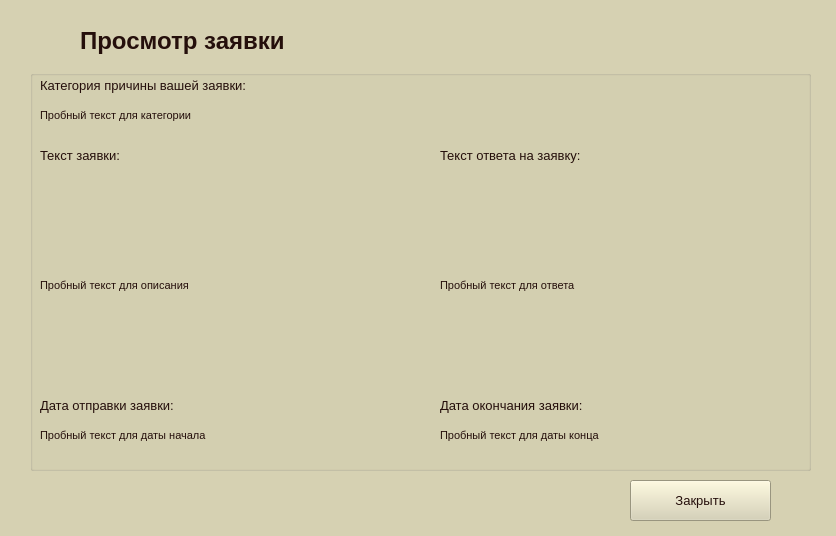
<?xml version="1.0" encoding="UTF-8"?>
<ui version="4.0">
 <class>Form</class>
 <widget class="QWidget" name="Form">
  <property name="geometry">
   <rect>
    <x>0</x>
    <y>0</y>
    <width>836</width>
    <height>536</height>
   </rect>
  </property>
  <property name="palette">
   <palette>
    <active>
     <colorrole role="WindowText">
      <brush brushstyle="SolidPattern">
       <color alpha="255">
        <red>37</red>
        <green>15</green>
        <blue>11</blue>
       </color>
      </brush>
     </colorrole>
     <colorrole role="Button">
      <brush brushstyle="SolidPattern">
       <color alpha="255">
        <red>214</red>
        <green>209</green>
        <blue>178</blue>
       </color>
      </brush>
     </colorrole>
     <colorrole role="Light">
      <brush brushstyle="SolidPattern">
       <color alpha="255">
        <red>255</red>
        <green>255</green>
        <blue>255</blue>
       </color>
      </brush>
     </colorrole>
     <colorrole role="Midlight">
      <brush brushstyle="SolidPattern">
       <color alpha="255">
        <red>234</red>
        <green>232</green>
        <blue>216</blue>
       </color>
      </brush>
     </colorrole>
     <colorrole role="Dark">
      <brush brushstyle="SolidPattern">
       <color alpha="255">
        <red>107</red>
        <green>105</green>
        <blue>89</blue>
       </color>
      </brush>
     </colorrole>
     <colorrole role="Mid">
      <brush brushstyle="SolidPattern">
       <color alpha="255">
        <red>143</red>
        <green>139</green>
        <blue>119</blue>
       </color>
      </brush>
     </colorrole>
     <colorrole role="Text">
      <brush brushstyle="SolidPattern">
       <color alpha="255">
        <red>37</red>
        <green>15</green>
        <blue>11</blue>
       </color>
      </brush>
     </colorrole>
     <colorrole role="BrightText">
      <brush brushstyle="SolidPattern">
       <color alpha="255">
        <red>255</red>
        <green>255</green>
        <blue>255</blue>
       </color>
      </brush>
     </colorrole>
     <colorrole role="ButtonText">
      <brush brushstyle="SolidPattern">
       <color alpha="255">
        <red>37</red>
        <green>15</green>
        <blue>11</blue>
       </color>
      </brush>
     </colorrole>
     <colorrole role="Base">
      <brush brushstyle="SolidPattern">
       <color alpha="255">
        <red>255</red>
        <green>255</green>
        <blue>255</blue>
       </color>
      </brush>
     </colorrole>
     <colorrole role="Window">
      <brush brushstyle="SolidPattern">
       <color alpha="255">
        <red>214</red>
        <green>209</green>
        <blue>178</blue>
       </color>
      </brush>
     </colorrole>
     <colorrole role="Shadow">
      <brush brushstyle="SolidPattern">
       <color alpha="255">
        <red>37</red>
        <green>15</green>
        <blue>11</blue>
       </color>
      </brush>
     </colorrole>
     <colorrole role="Highlight">
      <brush brushstyle="SolidPattern">
       <color alpha="255">
        <red>37</red>
        <green>15</green>
        <blue>11</blue>
       </color>
      </brush>
     </colorrole>
     <colorrole role="Link">
      <brush brushstyle="SolidPattern">
       <color alpha="255">
        <red>37</red>
        <green>15</green>
        <blue>11</blue>
       </color>
      </brush>
     </colorrole>
     <colorrole role="LinkVisited">
      <brush brushstyle="SolidPattern">
       <color alpha="255">
        <red>37</red>
        <green>15</green>
        <blue>11</blue>
       </color>
      </brush>
     </colorrole>
     <colorrole role="AlternateBase">
      <brush brushstyle="SolidPattern">
       <color alpha="255">
        <red>234</red>
        <green>232</green>
        <blue>216</blue>
       </color>
      </brush>
     </colorrole>
     <colorrole role="ToolTipBase">
      <brush brushstyle="SolidPattern">
       <color alpha="255">
        <red>255</red>
        <green>255</green>
        <blue>220</blue>
       </color>
      </brush>
     </colorrole>
     <colorrole role="ToolTipText">
      <brush brushstyle="SolidPattern">
       <color alpha="255">
        <red>37</red>
        <green>15</green>
        <blue>11</blue>
       </color>
      </brush>
     </colorrole>
     <colorrole role="PlaceholderText">
      <brush brushstyle="SolidPattern">
       <color alpha="127">
        <red>0</red>
        <green>0</green>
        <blue>0</blue>
       </color>
      </brush>
     </colorrole>
    </active>
    <inactive>
     <colorrole role="WindowText">
      <brush brushstyle="SolidPattern">
       <color alpha="255">
        <red>37</red>
        <green>15</green>
        <blue>11</blue>
       </color>
      </brush>
     </colorrole>
     <colorrole role="Button">
      <brush brushstyle="SolidPattern">
       <color alpha="255">
        <red>214</red>
        <green>209</green>
        <blue>178</blue>
       </color>
      </brush>
     </colorrole>
     <colorrole role="Light">
      <brush brushstyle="SolidPattern">
       <color alpha="255">
        <red>255</red>
        <green>255</green>
        <blue>255</blue>
       </color>
      </brush>
     </colorrole>
     <colorrole role="Midlight">
      <brush brushstyle="SolidPattern">
       <color alpha="255">
        <red>234</red>
        <green>232</green>
        <blue>216</blue>
       </color>
      </brush>
     </colorrole>
     <colorrole role="Dark">
      <brush brushstyle="SolidPattern">
       <color alpha="255">
        <red>107</red>
        <green>105</green>
        <blue>89</blue>
       </color>
      </brush>
     </colorrole>
     <colorrole role="Mid">
      <brush brushstyle="SolidPattern">
       <color alpha="255">
        <red>143</red>
        <green>139</green>
        <blue>119</blue>
       </color>
      </brush>
     </colorrole>
     <colorrole role="Text">
      <brush brushstyle="SolidPattern">
       <color alpha="255">
        <red>37</red>
        <green>15</green>
        <blue>11</blue>
       </color>
      </brush>
     </colorrole>
     <colorrole role="BrightText">
      <brush brushstyle="SolidPattern">
       <color alpha="255">
        <red>255</red>
        <green>255</green>
        <blue>255</blue>
       </color>
      </brush>
     </colorrole>
     <colorrole role="ButtonText">
      <brush brushstyle="SolidPattern">
       <color alpha="255">
        <red>37</red>
        <green>15</green>
        <blue>11</blue>
       </color>
      </brush>
     </colorrole>
     <colorrole role="Base">
      <brush brushstyle="SolidPattern">
       <color alpha="255">
        <red>255</red>
        <green>255</green>
        <blue>255</blue>
       </color>
      </brush>
     </colorrole>
     <colorrole role="Window">
      <brush brushstyle="SolidPattern">
       <color alpha="255">
        <red>214</red>
        <green>209</green>
        <blue>178</blue>
       </color>
      </brush>
     </colorrole>
     <colorrole role="Shadow">
      <brush brushstyle="SolidPattern">
       <color alpha="255">
        <red>37</red>
        <green>15</green>
        <blue>11</blue>
       </color>
      </brush>
     </colorrole>
     <colorrole role="Highlight">
      <brush brushstyle="SolidPattern">
       <color alpha="255">
        <red>37</red>
        <green>15</green>
        <blue>11</blue>
       </color>
      </brush>
     </colorrole>
     <colorrole role="Link">
      <brush brushstyle="SolidPattern">
       <color alpha="255">
        <red>37</red>
        <green>15</green>
        <blue>11</blue>
       </color>
      </brush>
     </colorrole>
     <colorrole role="LinkVisited">
      <brush brushstyle="SolidPattern">
       <color alpha="255">
        <red>37</red>
        <green>15</green>
        <blue>11</blue>
       </color>
      </brush>
     </colorrole>
     <colorrole role="AlternateBase">
      <brush brushstyle="SolidPattern">
       <color alpha="255">
        <red>234</red>
        <green>232</green>
        <blue>216</blue>
       </color>
      </brush>
     </colorrole>
     <colorrole role="ToolTipBase">
      <brush brushstyle="SolidPattern">
       <color alpha="255">
        <red>255</red>
        <green>255</green>
        <blue>220</blue>
       </color>
      </brush>
     </colorrole>
     <colorrole role="ToolTipText">
      <brush brushstyle="SolidPattern">
       <color alpha="255">
        <red>37</red>
        <green>15</green>
        <blue>11</blue>
       </color>
      </brush>
     </colorrole>
     <colorrole role="PlaceholderText">
      <brush brushstyle="SolidPattern">
       <color alpha="127">
        <red>0</red>
        <green>0</green>
        <blue>0</blue>
       </color>
      </brush>
     </colorrole>
    </inactive>
    <disabled>
     <colorrole role="WindowText">
      <brush brushstyle="SolidPattern">
       <color alpha="255">
        <red>107</red>
        <green>105</green>
        <blue>89</blue>
       </color>
      </brush>
     </colorrole>
     <colorrole role="Button">
      <brush brushstyle="SolidPattern">
       <color alpha="255">
        <red>214</red>
        <green>209</green>
        <blue>178</blue>
       </color>
      </brush>
     </colorrole>
     <colorrole role="Light">
      <brush brushstyle="SolidPattern">
       <color alpha="255">
        <red>255</red>
        <green>255</green>
        <blue>255</blue>
       </color>
      </brush>
     </colorrole>
     <colorrole role="Midlight">
      <brush brushstyle="SolidPattern">
       <color alpha="255">
        <red>234</red>
        <green>232</green>
        <blue>216</blue>
       </color>
      </brush>
     </colorrole>
     <colorrole role="Dark">
      <brush brushstyle="SolidPattern">
       <color alpha="255">
        <red>107</red>
        <green>105</green>
        <blue>89</blue>
       </color>
      </brush>
     </colorrole>
     <colorrole role="Mid">
      <brush brushstyle="SolidPattern">
       <color alpha="255">
        <red>143</red>
        <green>139</green>
        <blue>119</blue>
       </color>
      </brush>
     </colorrole>
     <colorrole role="Text">
      <brush brushstyle="SolidPattern">
       <color alpha="255">
        <red>107</red>
        <green>105</green>
        <blue>89</blue>
       </color>
      </brush>
     </colorrole>
     <colorrole role="BrightText">
      <brush brushstyle="SolidPattern">
       <color alpha="255">
        <red>255</red>
        <green>255</green>
        <blue>255</blue>
       </color>
      </brush>
     </colorrole>
     <colorrole role="ButtonText">
      <brush brushstyle="SolidPattern">
       <color alpha="255">
        <red>107</red>
        <green>105</green>
        <blue>89</blue>
       </color>
      </brush>
     </colorrole>
     <colorrole role="Base">
      <brush brushstyle="SolidPattern">
       <color alpha="255">
        <red>214</red>
        <green>209</green>
        <blue>178</blue>
       </color>
      </brush>
     </colorrole>
     <colorrole role="Window">
      <brush brushstyle="SolidPattern">
       <color alpha="255">
        <red>214</red>
        <green>209</green>
        <blue>178</blue>
       </color>
      </brush>
     </colorrole>
     <colorrole role="Shadow">
      <brush brushstyle="SolidPattern">
       <color alpha="255">
        <red>37</red>
        <green>15</green>
        <blue>11</blue>
       </color>
      </brush>
     </colorrole>
     <colorrole role="Link">
      <brush brushstyle="SolidPattern">
       <color alpha="255">
        <red>37</red>
        <green>15</green>
        <blue>11</blue>
       </color>
      </brush>
     </colorrole>
     <colorrole role="LinkVisited">
      <brush brushstyle="SolidPattern">
       <color alpha="255">
        <red>37</red>
        <green>15</green>
        <blue>11</blue>
       </color>
      </brush>
     </colorrole>
     <colorrole role="AlternateBase">
      <brush brushstyle="SolidPattern">
       <color alpha="255">
        <red>214</red>
        <green>209</green>
        <blue>178</blue>
       </color>
      </brush>
     </colorrole>
     <colorrole role="ToolTipBase">
      <brush brushstyle="SolidPattern">
       <color alpha="255">
        <red>255</red>
        <green>255</green>
        <blue>220</blue>
       </color>
      </brush>
     </colorrole>
     <colorrole role="ToolTipText">
      <brush brushstyle="SolidPattern">
       <color alpha="255">
        <red>37</red>
        <green>15</green>
        <blue>11</blue>
       </color>
      </brush>
     </colorrole>
     <colorrole role="PlaceholderText">
      <brush brushstyle="SolidPattern">
       <color alpha="127">
        <red>107</red>
        <green>105</green>
        <blue>89</blue>
       </color>
      </brush>
     </colorrole>
    </disabled>
   </palette>
  </property>
  <property name="windowTitle">
   <string>Form</string>
  </property>
  <widget class="QLabel" name="label_watch">
   <property name="geometry">
    <rect>
     <x>80</x>
     <y>0</y>
     <width>371</width>
     <height>81</height>
    </rect>
   </property>
   <property name="font">
    <font>
     <pointsize>18</pointsize>
     <bold>true</bold>
    </font>
   </property>
   <property name="text">
    <string>Просмотр заявки</string>
   </property>
  </widget>
  <widget class="QGroupBox" name="grBox_new">
   <property name="geometry">
    <rect>
     <x>30</x>
     <y>70</y>
     <width>781</width>
     <height>401</height>
    </rect>
   </property>
   <property name="title">
    <string/>
   </property>
   <widget class="QLabel" name="lb_titlie_ticket">
    <property name="geometry">
     <rect>
      <x>10</x>
      <y>70</y>
      <width>271</width>
      <height>31</height>
     </rect>
    </property>
    <property name="font">
     <font>
      <pointsize>10</pointsize>
      <bold>false</bold>
     </font>
    </property>
    <property name="text">
     <string>Текст заявки:</string>
    </property>
   </widget>
   <widget class="QLabel" name="lb_title_categ">
    <property name="geometry">
     <rect>
      <x>10</x>
      <y>0</y>
      <width>331</width>
      <height>31</height>
     </rect>
    </property>
    <property name="font">
     <font>
      <pointsize>10</pointsize>
      <bold>false</bold>
     </font>
    </property>
    <property name="text">
     <string>Категория причины вашей заявки:</string>
    </property>
   </widget>
   <widget class="QLabel" name="lb_title_date1">
    <property name="geometry">
     <rect>
      <x>10</x>
      <y>320</y>
      <width>271</width>
      <height>31</height>
     </rect>
    </property>
    <property name="font">
     <font>
      <pointsize>10</pointsize>
      <bold>false</bold>
     </font>
    </property>
    <property name="text">
     <string>Дата отправки заявки:</string>
    </property>
   </widget>
   <widget class="QLabel" name="lb_title_answer">
    <property name="geometry">
     <rect>
      <x>410</x>
      <y>70</y>
      <width>271</width>
      <height>31</height>
     </rect>
    </property>
    <property name="font">
     <font>
      <pointsize>10</pointsize>
      <bold>false</bold>
     </font>
    </property>
    <property name="text">
     <string>Текст ответа на заявку:</string>
    </property>
   </widget>
   <widget class="QLabel" name="lb_title_date2">
    <property name="geometry">
     <rect>
      <x>410</x>
      <y>320</y>
      <width>271</width>
      <height>31</height>
     </rect>
    </property>
    <property name="font">
     <font>
      <pointsize>10</pointsize>
      <bold>false</bold>
     </font>
    </property>
    <property name="text">
     <string>Дата окончания заявки:</string>
    </property>
   </widget>
   <widget class="QLabel" name="lb_answer">
    <property name="geometry">
     <rect>
      <x>410</x>
      <y>110</y>
      <width>361</width>
      <height>211</height>
     </rect>
    </property>
    <property name="font">
     <font>
      <pointsize>8</pointsize>
     </font>
    </property>
    <property name="text">
     <string>Пробный текст для ответа</string>
    </property>
   </widget>
   <widget class="QLabel" name="lb_desc">
    <property name="enabled">
     <bool>true</bool>
    </property>
    <property name="geometry">
     <rect>
      <x>10</x>
      <y>110</y>
      <width>361</width>
      <height>211</height>
     </rect>
    </property>
    <property name="font">
     <font>
      <pointsize>8</pointsize>
     </font>
    </property>
    <property name="text">
     <string>Пробный текст для описания </string>
    </property>
    <property name="scaledContents">
     <bool>false</bool>
    </property>
    <property name="textInteractionFlags">
     <set>Qt::LinksAccessibleByKeyboard|Qt::LinksAccessibleByMouse|Qt::TextBrowserInteraction|Qt::TextEditable|Qt::TextEditorInteraction|Qt::TextSelectableByKeyboard|Qt::TextSelectableByMouse</set>
    </property>
   </widget>
   <widget class="QLabel" name="lb_desc_2">
    <property name="enabled">
     <bool>true</bool>
    </property>
    <property name="geometry">
     <rect>
      <x>10</x>
      <y>30</y>
      <width>551</width>
      <height>31</height>
     </rect>
    </property>
    <property name="font">
     <font>
      <pointsize>8</pointsize>
     </font>
    </property>
    <property name="text">
     <string>Пробный текст для категории</string>
    </property>
    <property name="scaledContents">
     <bool>false</bool>
    </property>
    <property name="textInteractionFlags">
     <set>Qt::LinksAccessibleByKeyboard|Qt::LinksAccessibleByMouse|Qt::TextBrowserInteraction|Qt::TextEditable|Qt::TextEditorInteraction|Qt::TextSelectableByKeyboard|Qt::TextSelectableByMouse</set>
    </property>
   </widget>
   <widget class="QLabel" name="lb_desc_3">
    <property name="enabled">
     <bool>true</bool>
    </property>
    <property name="geometry">
     <rect>
      <x>10</x>
      <y>350</y>
      <width>361</width>
      <height>31</height>
     </rect>
    </property>
    <property name="font">
     <font>
      <pointsize>8</pointsize>
     </font>
    </property>
    <property name="text">
     <string>Пробный текст для даты начала</string>
    </property>
    <property name="scaledContents">
     <bool>false</bool>
    </property>
    <property name="textInteractionFlags">
     <set>Qt::LinksAccessibleByKeyboard|Qt::LinksAccessibleByMouse|Qt::TextBrowserInteraction|Qt::TextEditable|Qt::TextEditorInteraction|Qt::TextSelectableByKeyboard|Qt::TextSelectableByMouse</set>
    </property>
   </widget>
   <widget class="QLabel" name="lb_desc_4">
    <property name="enabled">
     <bool>true</bool>
    </property>
    <property name="geometry">
     <rect>
      <x>410</x>
      <y>350</y>
      <width>361</width>
      <height>31</height>
     </rect>
    </property>
    <property name="font">
     <font>
      <pointsize>8</pointsize>
     </font>
    </property>
    <property name="text">
     <string>Пробный текст для даты конца</string>
    </property>
    <property name="scaledContents">
     <bool>false</bool>
    </property>
    <property name="textInteractionFlags">
     <set>Qt::LinksAccessibleByKeyboard|Qt::LinksAccessibleByMouse|Qt::TextBrowserInteraction|Qt::TextEditable|Qt::TextEditorInteraction|Qt::TextSelectableByKeyboard|Qt::TextSelectableByMouse</set>
    </property>
   </widget>
  </widget>
  <widget class="QPushButton" name="btn_exit">
   <property name="geometry">
    <rect>
     <x>630</x>
     <y>480</y>
     <width>141</width>
     <height>41</height>
    </rect>
   </property>
   <property name="font">
    <font>
     <pointsize>10</pointsize>
     <bold>false</bold>
    </font>
   </property>
   <property name="text">
    <string>Закрыть</string>
   </property>
  </widget>
 </widget>
 <resources/>
 <connections/>
</ui>
